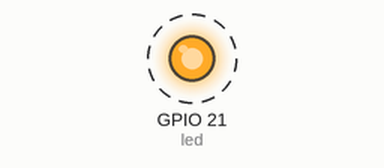
The program below on a simulated ESP32 board running MicroPython. Parts: output pins drawn as LEDs (lit = HIGH). Dashed ring = blinking.

Above: at 0.05 s.
Timing chart, 0 to 3.0 s (numbered marks = the images above):
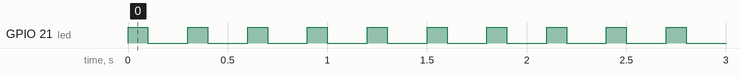

Measured:
- by itself, GPIO 21 (led): alternates HIGH for 0.10 s and LOW for 0.20 s

The program:

MicroPython.py
```python
# 07.10 - LED blink with loop (GPIO 21)
from machine import Pin
from utime import sleep_ms

led = Pin(21, Pin.OUT) # create output pin on GPIO21

while True:
    led.on()
    sleep_ms(100)
    led.off()
    sleep_ms(200)
```
